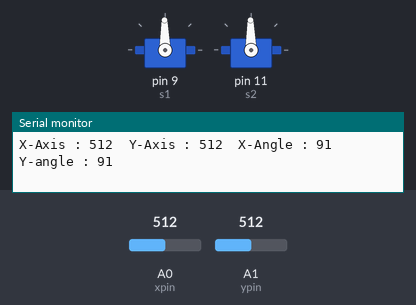
Simulated run of this sketch. Board: Arduino Uno, built with avr-gcc and run on an emulated ATmega328P. Shown: 2 × servo, the last lines printed to the serial monitor. The test bench sets the inputs (shaded band); at power-on: A0 (xpin) = 512, A1 (ypin) = 512.

Above: at 1.2 s.
1.3 s: A0 (xpin) set to 548
At 1.7 s:
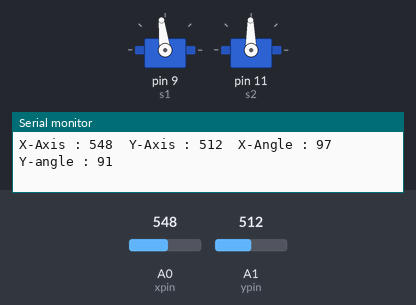
2.8 s: A0 (xpin) set to 572
At 3.2 s:
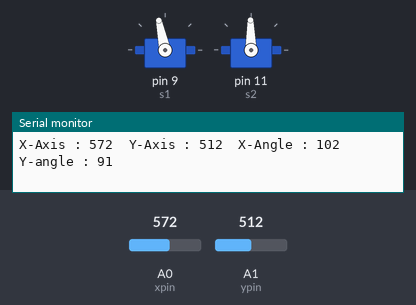
4.4 s: A1 (ypin) set to 551
At 5.8 s:
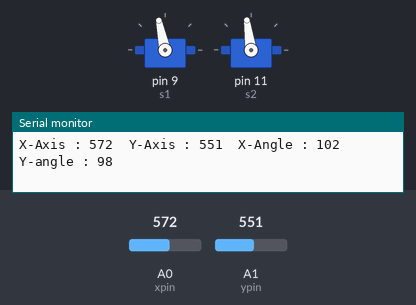
7.4 s: A1 (ypin) set to 569
At 8.5 s:
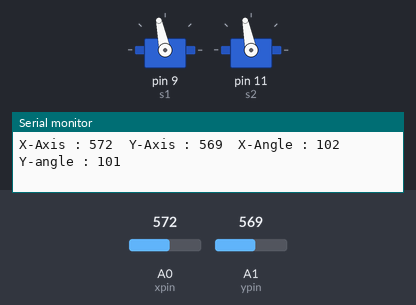
8.9 s: A0 (xpin) set to 511
At 10.0 s:
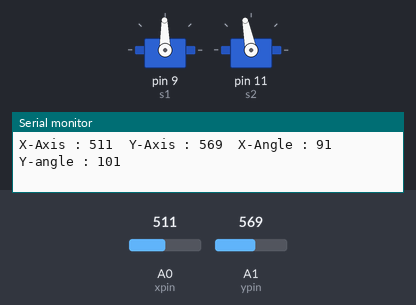
10.5 s: A1 (ypin) set to 306
At 11.4 s:
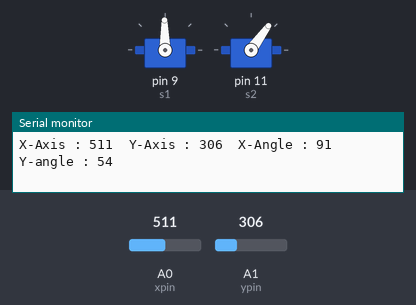
Timing chart, 0 to 13.0 s (numbered marks = the images above; inputs shaded):
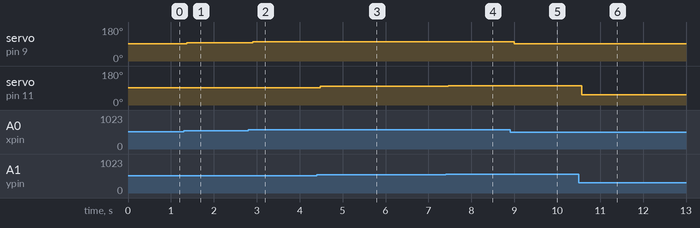

The sketch:

Code.ino
```cpp
/*
Rajj YT
Full vedio available on Youtube :-
https://youtu.be/689DTKWTTWA

Circuit diagram :-\
https://github.com/usmanrajj/Joystick-Servo
*/

#include <Servo.h>        // Add this Library

Servo servo1;             // 1st Servo name
Servo servo2;             // 2ns Servo name

int xpin = A0;            // Connect RVx pin with Analog Pin A0
int ypin = A1;            // Connect RVy pin with Analog Pin A1
int s1=9;                 // Connect servo1 with digital Pin 9
int s2=11;                // Connect servo2 with digital Pin 11

void setup(){
  Serial.begin(9600);       // Initialize Serial Monitor
  pinMode(xpin,INPUT);      // Rvx-pin act as Input
  pinMode(ypin,INPUT);      // Rvy-pin act as Input
  servo1.attach(s1);        // Servo1 is connected with s1(pin 9)
  servo2.attach(s2);        // Servo2 is connected with s2(pin 11)
}
void loop(){
  int x_axis=analogRead(xpin);        // Store x Coordinates in x_axis variable
  int y_axis=analogRead(ypin);        // Store y Coordinates in y_axis variable
  int angle1=x_axis/5.6;              // convert into angles
  int angle2=y_axis/5.6;              // 1023/5.6 = 180' , 0/5.6 = 0'

// Show Data on Serial Monitor

  Serial.print("X-Axis : ");          // Show These lines on Screen
  Serial.print(x_axis);
  Serial.print("\tY-Axis : ");
  Serial.print(y_axis);
  Serial.print("\tX-Angle : ");
  Serial.print(angle1);
  Serial.print("\tY-angle : ");
  Serial.println(angle2);

  servo1.write(angle1);           // Write these angles on Servo Motor 1
  servo2.write(angle2);           // Write these angles on Servo Motor 2
}
```

Measured:
- after the input at 1.3 s, servo on pin 9 (s1): 91° → 97° after 0.07 s
- after the input at 2.8 s, servo on pin 9 (s1): 97° → 102° after 0.11 s
- after the input at 4.4 s, servo on pin 11 (s2): 91° → 98° after 0.08 s
- after the input at 7.4 s, servo on pin 11 (s2): 98° → 101° after 0.06 s
- after the input at 8.9 s, servo on pin 9 (s1): 102° → 91° after 0.10 s
- after the input at 10.5 s, servo on pin 11 (s2): 101° → 54° after 0.08 s
